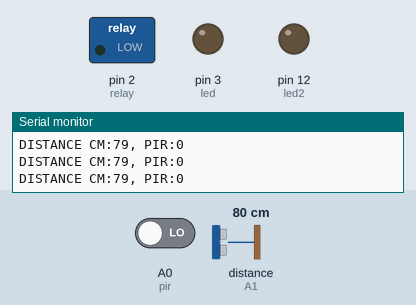
Simulated run of this sketch. Board: Arduino Uno, built with avr-gcc and run on an emulated ATmega328P. Shown: switched loads named in the sketch (green lamp = pin HIGH), output pins drawn as LEDs (lit = HIGH), the last lines printed to the serial monitor. Wiring (inferred from the names in the program): ultrasonic range finder: trigger A2; echo A1. The test bench sets the inputs (shaded band); at power-on: A0 (pir) LOW, distance to the obstacle (sensor on A1) 80 cm. The echo pulse lasts 58.3 µs per cm; pins used as bus, display or sensor lines are not drawn.

Above: at 1.2 s.
1.3 s: A0 (pir) driven HIGH
At 2.5 s:
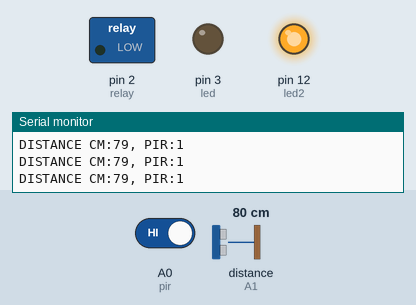
2.8 s: distance to the obstacle (sensor on A1) set to 18 cm
4.3 s: distance to the obstacle (sensor on A1) set to 13 cm
At 5.1 s:
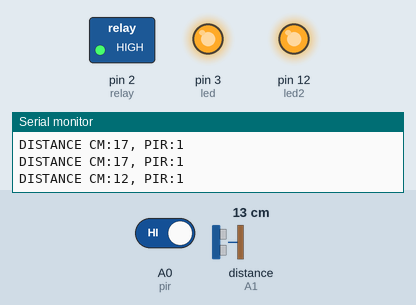
Timing chart, 0 to 7.3 s (numbered marks = the images above; inputs shaded):
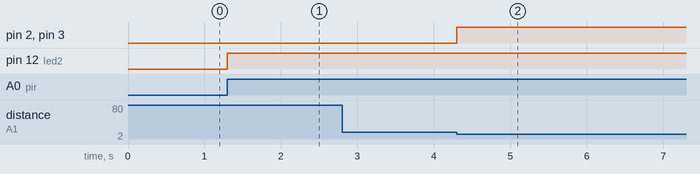

Measured:
- the behaviour switches between 16 and 15 cm on distance to the obstacle (sensor on A1) (found by bisection; images 1 and 2)
- after the input at 1.3 s, pin 12 (led2): LOW → HIGH at once
- after the input at 4.3 s, pin 2 (relay), pin 3 (led): LOW → HIGH at once

The sketch:

Auto_Off_Timer_with_Ultrasonic_sensor___PIR_Sensor_v1.0.0.ino
```cpp
int echoPin = A1;
int trigPin = A2;


int pir = A0;
int led = 3;
int led2 = 12;
int relay = 2;
//int timer = 3*60; // 1 = 1sec, 60 = 60 sec
int timer = 10; // 1 = 1sec, 60 = 60 sec

int counter = 0;
int i = 0;

long distance;
long distanceInch;
long duration;

void(* resetFunc) (void) = 0; //declare reset function @ address 0

int pirSensor = 0;

void setup() {
  Serial.begin(115200);
  pinMode(trigPin, OUTPUT);
  pinMode(echoPin, INPUT);
  pinMode(led, OUTPUT);
  pinMode(led2, OUTPUT);
  pinMode(relay, OUTPUT);
  pinMode(pir, INPUT_PULLUP);

  Serial.println("restarted");


  digitalWrite(led, LOW);
  digitalWrite(led2, LOW);
  digitalWrite(relay, LOW);
}

void loop() {

  pirSensor = digitalRead(pir);

if(pirSensor == 1){
  digitalWrite(led2, HIGH);
}else{
  digitalWrite(led2, LOW);
}

  ULTRASONIC();
  Serial.println("DISTANCE CM:" + String(distance) + ", PIR:" + String(pirSensor));


  if (distance < 15 && pirSensor == 1) {   //50CM if object detectes enter into the condition

    digitalWrite(led, HIGH);
    digitalWrite(led2, pirSensor);
    digitalWrite(relay, HIGH);

    while (1) {      //if object is left then goto while loop
      ULTRASONIC();  // recall the function for checking the distance
      if (distance  >  20) {
        Serial.println("NOT DETECTED:");

        while (counter <= timer) {
          counter++;
          Serial.println("PIR:[" + String(pirSensor) + "] & Ultrasonic:[" + String(distance) + "]] Sensors Detected, Timer:" + String(counter));
          digitalWrite(led, HIGH);
          digitalWrite(relay, HIGH);

          ULTRASONIC(); // recall the function to stop the timer
          if (distance < 20) {
            counter = 0;
            digitalWrite(led, HIGH);
            digitalWrite(relay, HIGH);
          }

        delay(1000);
        }

//        if (counter == timer + 1) {
        if (counter >= timer) {
          digitalWrite(led, LOW);
          digitalWrite(relay, LOW);
          delay(1000);
          resetFunc();  //call reset
        }

      }
    }
  }


}


void ULTRASONIC() {

  digitalWrite(trigPin, LOW);
  delayMicroseconds(2);
  digitalWrite(trigPin, HIGH);
  delayMicroseconds(10);
  digitalWrite(trigPin, LOW);
  duration = pulseIn(echoPin, HIGH);
  distance = duration * 0.034 / 2;
  distanceInch = duration * 0.0133 / 2;

}
```
